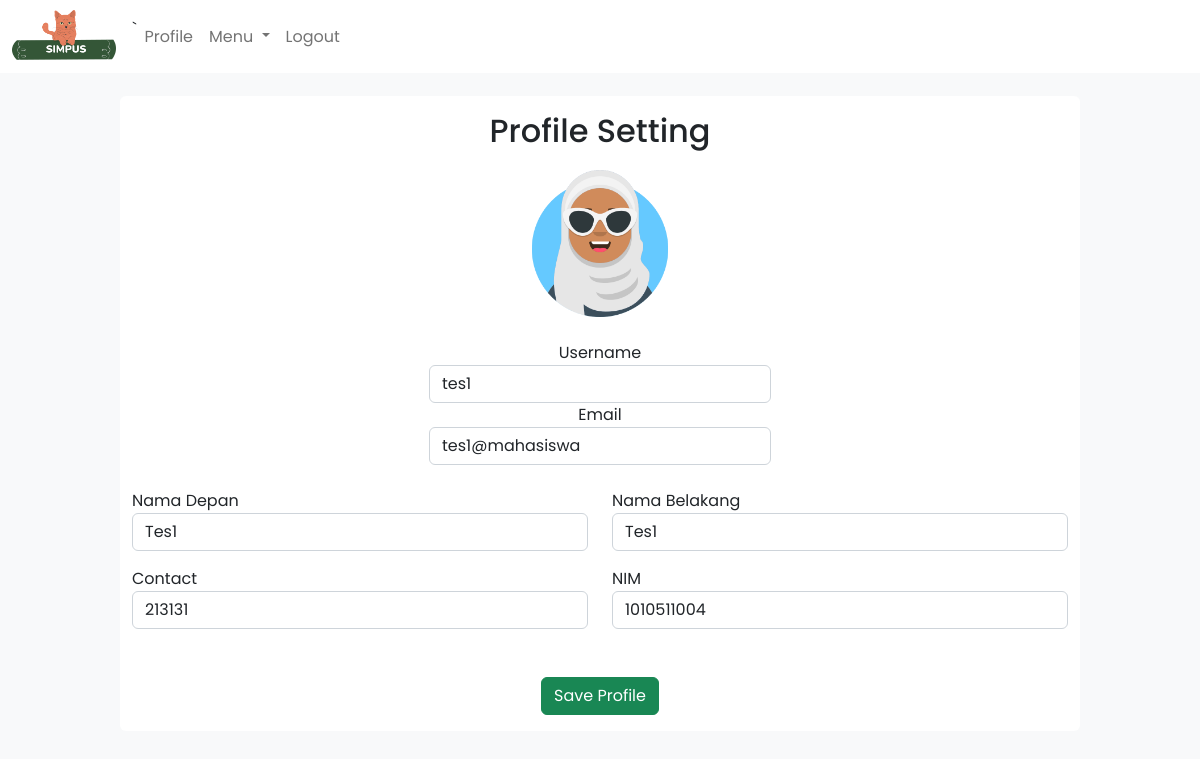
Page /editprofile.php (signed in) on the committed database.
### tables this page shows
CREATE TABLE `anggota` (
  `id` int(100) NOT NULL,
  `first` varchar(100) NOT NULL,
  `last` varchar(100) NOT NULL,
  `username` varchar(100) NOT NULL,
  `password` varchar(100) NOT NULL,
  `NIM` int(100) NOT NULL,
  `email` varchar(100) NOT NULL,
  `contact` varchar(100) NOT NULL,
  `pic` varchar(100) NOT NULL
);

### editprofile.php (the view, shortened to what this page needs)
<?php
	include "connect.php";
	include "navbar.php";
?>
<!DOCTYPE html>
<html>
<head>
    <link href="assets/css/bootstrap.min.css" rel="stylesheet">
    <link href="assets/css/add.css" rel="stylesheet">
</head>
<body  class="bg-light" style="font-family:Poppins">
<?php
		$sql = "SELECT * FROM ANGGOTA WHERE username='$_SESSION[login_user]'";
		$result = mysqli_query($mysqli,$sql) or die (mysql_error());
		while ($row = mysqli_fetch_assoc($result))
		{
			$first=$row['first'];
			$last=$row['last'];
			$username=$row['username'];
			$email=$row['email'];
			$contact=$row['contact'];
            $NIM=$row['NIM'];
		}
	?>
    <div id="intro" class="p-2">
      <br><br><br>
    <div>
    <div class="container rounded bg-white mt-3 mb-3">
        <div class="row">
        <form name="edit" action="" method="post" enctype="multipart/form-data">
            <div class="text-center">
                <div class="d-flex flex-column align-items-center text-center p-3 py-3">
                <h2>Profile Setting </h2>
                    <img width="150px" src="assets/img/user.png">
                <br>
                    <span class="font-weight-bold">
                        <div><label class="labels">Username</label><input type="text" name="username" class="form-control" placeholder="Username" value="<?php echo $username; ?>"></div>
                    </span>
                    <span class="font-weight-bold">
                        <div class="col-md-12"><label class="labels">Email</label><input type="text" name="email" class="form-control" placeholder="Email" value="<?php echo $email; ?>"></div>
                    </span>
                </div>
                </div>
                <div class="row mt-2">
                    <div class="col-md-6"><label class="labels">Nama Depan</label><input type="text" name="first" class="form-control" placeholder="Nama Depan" value="<?php echo $first; ?>"></div>
                    <div class="col-md-6"><label class="labels">Nama Belakang</label><input type="text" name="last" class="form-control" value="<?php echo $last; ?>" placeholder="Nama Belakang" ></div>
                </div>
                <div class="row mt-3">
                    <div class="col-md-6"><label class="labels">Contact</label><input type="text" name="contact" class="form-control" placeholder="Contact" value="<?php echo $contact; ?>"></div>
                    <div class="col-md-6"><label class="labels">NIM</label><input type="text" name="NIM" class="form-control" placeholder="NIM" value="<?php echo $NIM; ?>"></div>
                </div>
                <div class="mt-5 text-center">
                    <button class="btn btn-success profile-button" type="submit" name="submit">Save Profile</button>
                </div>
            </div>
    </div>
    </div>
</body>
</html>

### assets/css/add.css (style rules this page uses)
.container { max-width: 960px; }

### rows in the picture
anggota: username "tes1", email "tes1@mahasiswa", first "Tes1", last "Tes1", contact "213131", NIM "1010511004"
